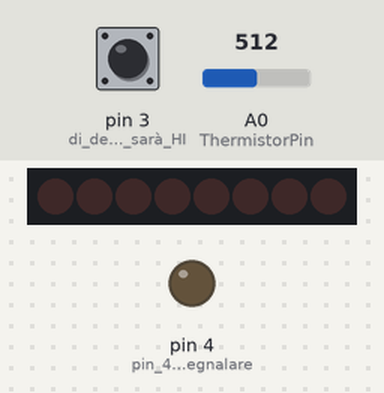
A sketch run on a simulated Arduino Uno, built with avr-gcc and run on an emulated ATmega328P. Shown: 8 shift-register outputs drawn as a row of LEDs (first output left, lit = HIGH), output pins drawn as LEDs (lit = HIGH). Wiring (inferred from the names in the program): shift register (74HC595): data pin 12; shift clock pin 8; latch pin 7; OE pin 5; MR pin 13. Wiring (inferred from the signals the program sends): row of LEDs: on Q0, Q1, Q2, Q3, Q4, Q5, Q6, Q7. The test bench sets the inputs (shaded band); at power-on: A0 (ThermistorPin) = 512, pin 3 (di_default_il_pin_sarà_HI) HIGH. Pins used as bus, display or sensor lines are not drawn; what the sketch prints to the serial monitor is not drawn.

Above: at 11.9 s.
12.0 s: A0 (ThermistorPin) set to 542
At 29.2 s:
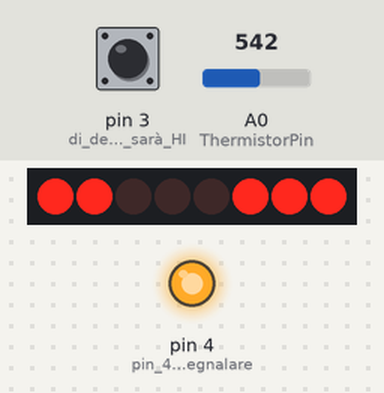
29.9 s: A0 (ThermistorPin) set to 716
At 47.0 s:
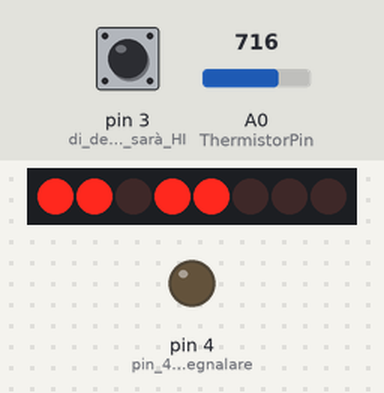
50.2 s: A0 (ThermistorPin) set to 717
At 64.8 s:
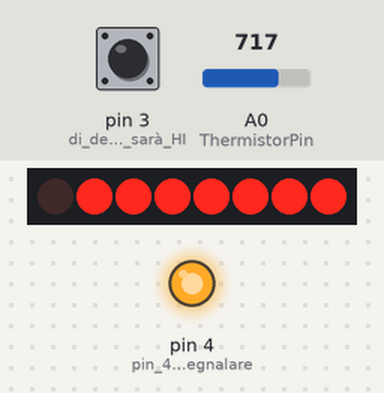
68.3 s: A0 (ThermistorPin) set to 900
At 83.7 s:
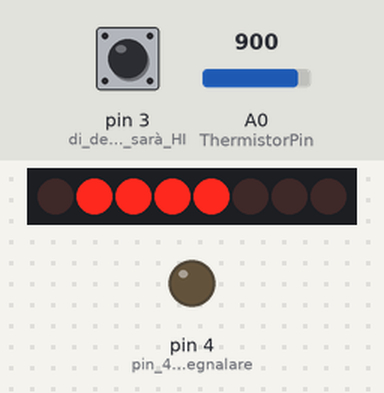
Timing chart, 0 to 85.7 s (numbered marks = the images above; inputs shaded):
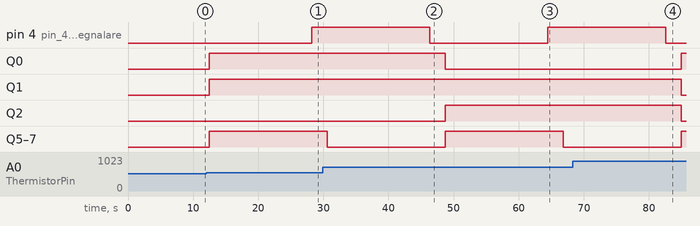

Measured:
- the behaviour switches between 541 and 542 on A0 (ThermistorPin) (found by bisection; images 0 and 1)
- the behaviour switches between 716 and 717 on A0 (ThermistorPin) (found by bisection; images 2 and 3)
- after the input at 12.0 s, pin 4 (pin_4_usato_per_segnalare): LOW → HIGH after 16.2 s
- after the input at 29.9 s, pin 4 (pin_4_usato_per_segnalare): HIGH → LOW after 16.4 s
- after the input at 50.2 s, pin 4 (pin_4_usato_per_segnalare): LOW → HIGH after 14.2 s; Q5–7: HIGH → LOW after 16.6 s
- after the input at 68.3 s, pin 4 (pin_4_usato_per_segnalare): HIGH → LOW after 14.3 s; Q0, Q5–7: LOW → HIGH after 16.7 s; Q1, Q2: HIGH → LOW after 16.7 s

The sketch:

BinaryThermometer_Arduino.ino
```cpp
#include <74HC595.h>

SHR_74HC595 ShiftReg;

int ThermistorPin = 0; //Il termistore è collegato al pin A0
int Vo;
float R1 = 10000; //valore termistore
float logR2, R2, T;
float c1 = 1.009249522e-03, c2 = 2.378405444e-04, c3 = 2.019202697e-07; //coefficienti del termistore
float T_cels; //temperatura in Celsius
float T_last = -273; //ultima temperatura registrata
float sum = 0;
int it_counter = 0;
int buffer_Output[8];

void setup() {
  Serial.begin(9600);
  pinMode(3, INPUT_PULLUP); //di default il pin sarà HIGH, premendo il pulsante andrà LOW (-->da ciò dipende la modalità di trigger dell'interrupt)
  attachInterrupt(digitalPinToInterrupt(3), toggle_output_state, FALLING); //il pin 10 è il pin dal quale potrà essere invocato l'interrupt, triggerato sul fronte di discesa
  ShiftReg.reset();
  ShiftReg.EnableOutputs();
  pinMode(4, OUTPUT); //pin 4 usato per segnalare approssimazione
}
void loop() {
  Vo = analogRead(ThermistorPin); //tensione letta dal pin A0
  R2 = R1 * (1023.0 / (float)Vo - 1.0);
  logR2 = log(R2);
  T = (1.0 / (c1 + c2*logR2 + c3*logR2*logR2*logR2));
  T = T - 273.15;
  T = (T * 9.0)/ 5.0 + 32.0; //temperatura in Farenheit
  T_cels = (T - 32)/1.8; //temperatura in Celsius

  if(it_counter == 20){

    T_cels = sum/it_counter;
    it_counter = 0;
    sum = 0;

    Serial.print("Temperature: ");
    Serial.print(T_cels);
    Serial.println(" C");
    convT2Bin(buffer_Output);
    ShiftReg.ConfigureOutputs(buffer_Output);
    ShiftReg.ConfirmOutputs();
    delay(5000);
  }

  else{

    sum += T_cels;
    it_counter++;
  }
  //n_iter++;
  //if(n_iter == 100);
    //n_iter = 0;
  delay(500);
}

void toggle_output_state(){
  static int last_toggle_iter = 0;
  //if(last_toggle_iter != n_iter){
    ShiftReg.ToggleOutputsState();
    digitalWrite(4, LOW); //if the red LED is ON, now it has to be forced OFF
    //last_toggle_iter = n_iter;
  //}
}

void convT2Bin(int * bufferOutput){

  int p_int, p_dec; //parte intera e parte decimale della temperatura letta

  p_int = (int)T_cels;
  p_dec = (int)((T_cels - p_int)*100); //arrotondamento a due cifre

  p_dec = (p_dec%10 > 5) ? (int)p_dec/10 + 1 : (int)p_dec/10; //arrotondamento a una cifra

  if(p_dec >= 8 && ShiftReg.GetOutputsState() == true)

     digitalWrite(4, HIGH);

  else digitalWrite(4, LOW);

  Serial.print(p_int);
  Serial.print(p_dec);
  int j;
  for(int i = 0, j = 0; i < 3; i++, j++){

      *(bufferOutput+j) = (p_dec%2 == 0) ? 0 : 1;
      p_dec /= 2;

  }

  for(int i = 0, j = 3; i < 5; i++, j++){

       *(bufferOutput+j) = (p_int%2 == 0) ? 0 : 1;
       p_int /= 2;
  }
}
```

74HC595.cpp
```cpp
#include "74HC595.h"

SHR_74HC595::SHR_74HC595(){

	//default device's configuration

	pinMode(13, OUTPUT); //Master Reset (active LOW)
    pinMode(12, OUTPUT); //DS (serial data input)
    pinMode(8, OUTPUT); //SH_CP (shift register clock input)
    pinMode(7, OUTPUT); //ST_CP (storale register clock input)
    pinMode(5, OUTPUT); //Output Enable (active LOW)
    DS_pin = 12;
    SH_CP_pin = 8;
    ST_CP_pin = 7;
    MR_pin = 13;
    OE_pin = 5;

    del = 100;
    outputs_enabled = false;


}

SHR_74HC595::~SHR_74HC595(){

}

void SHR_74HC595::set_SerialDataInput(byte pin){

	DS_pin = pin;

}
void SHR_74HC595::set_ShiftRegisterClockInput(byte pin){

	SH_CP_pin = pin;

}
void SHR_74HC595::set_StorageRegisterClockInput(byte pin){

	ST_CP_pin = pin;

}
void SHR_74HC595::set_MasterReset(byte pin){

	MR_pin = pin;

}
void SHR_74HC595::set_OutputEnable(byte pin){

	OE_pin = pin;

}
void SHR_74HC595::set_delay(int val){

	del = val;

}
void SHR_74HC595::write(int val){

   digitalWrite(DS_pin, (val == 1 )? HIGH : LOW);
   delay(del);
   digitalWrite(SH_CP_pin, HIGH);
   delay(del);
   digitalWrite(SH_CP_pin, LOW);
   delay(del);


}

void SHR_74HC595::ConfigureOutputs(int* byte_buffer){

	for(int i = 0; i < 8; i++){

		(*this).write(byte_buffer[i]);

	}

}

void SHR_74HC595::ConfirmOutputs(){
	digitalWrite(ST_CP_pin, HIGH);
    delay(del);
    digitalWrite(ST_CP_pin, LOW);
    delay(del);

}

void SHR_74HC595::EnableOutputs(){

	digitalWrite(OE_pin, LOW);
	outputs_enabled = true;

}

void SHR_74HC595::DisableOutputs(){

	digitalWrite(OE_pin, HIGH);
	outputs_enabled = false;


}

void SHR_74HC595::ToggleOutputsState(){

	if(outputs_enabled){
		(*this).DisableOutputs();
		outputs_enabled = false;
	}
	else{
		(*this).EnableOutputs();
		outputs_enabled = true;
	}


}

bool SHR_74HC595::GetOutputsState(){

	return outputs_enabled;

}

void SHR_74HC595::reset(){

  digitalWrite(MR_pin, LOW);
  delay(del);
  digitalWrite(MR_pin, HIGH);

}
```

74HC595.h
```cpp
#ifndef SHR_74HC595_H
#define SHR_74HC595_H

#include "Arduino.h"
class SHR_74HC595{

	private:

		byte DS_pin, SH_CP_pin, ST_CP_pin, MR_pin, OE_pin;
		int del; //default delay value is 100;
		bool outputs_enabled;

	public:

		SHR_74HC595();
		~SHR_74HC595();

		void set_SerialDataInput(byte pin);
		void set_ShiftRegisterClockInput(byte pin);
		void set_StorageRegisterClockInput(byte pin);
		void set_MasterReset(byte pin);
		void set_OutputEnable(byte pin);

		void set_delay(int val); //set a new delay value

		void write(int val); //write a bit through the DS pin
		void ConfigureOutputs(int* byte_buffer);
		void ConfirmOutputs();
		void EnableOutputs();
		void DisableOutputs();
		void ToggleOutputsState();
		bool GetOutputsState(); //return true if outputs are enabled, false if they are disabled
		void reset();


};

#endif
```
